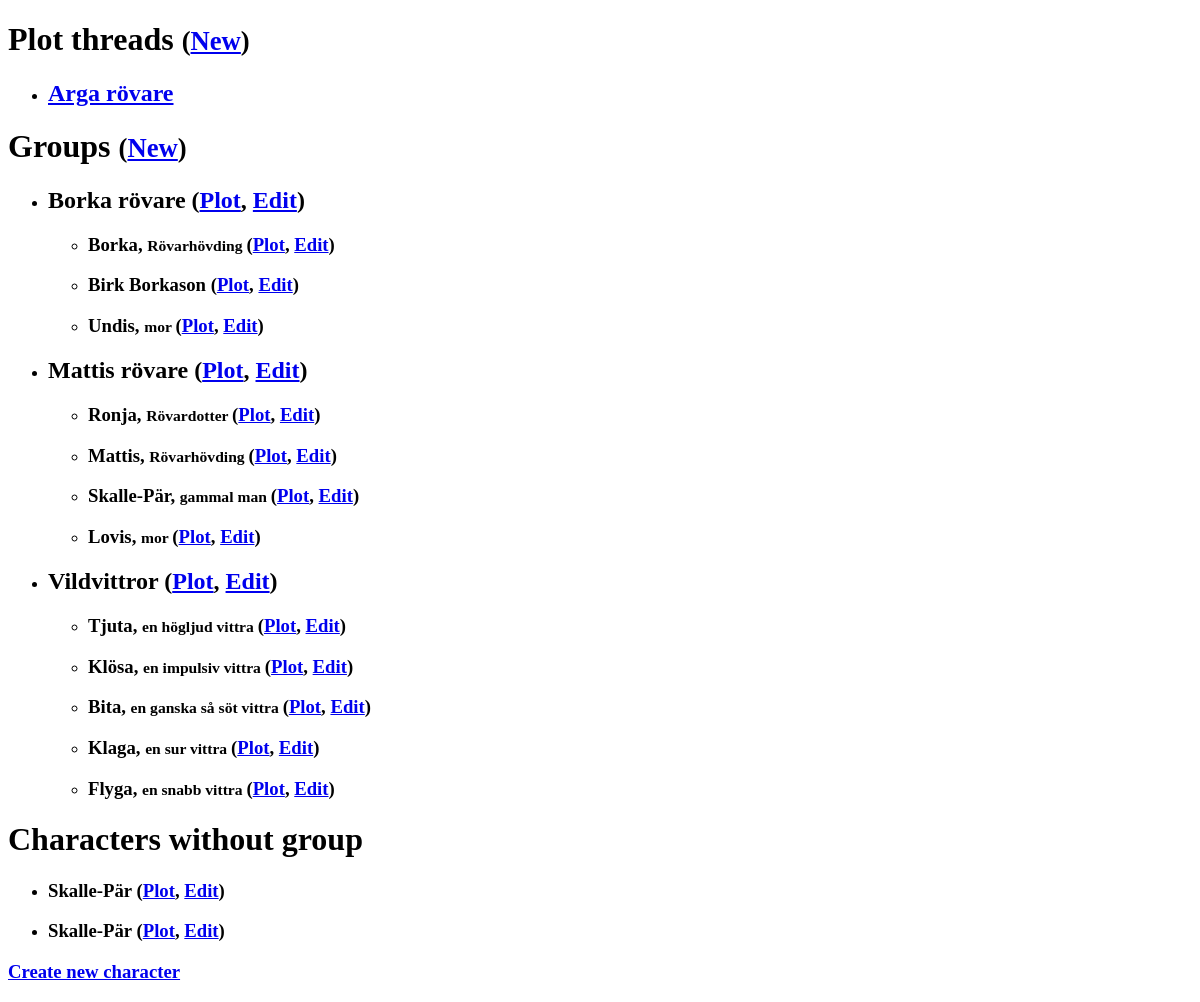
Before: /GM/ with the older database file.
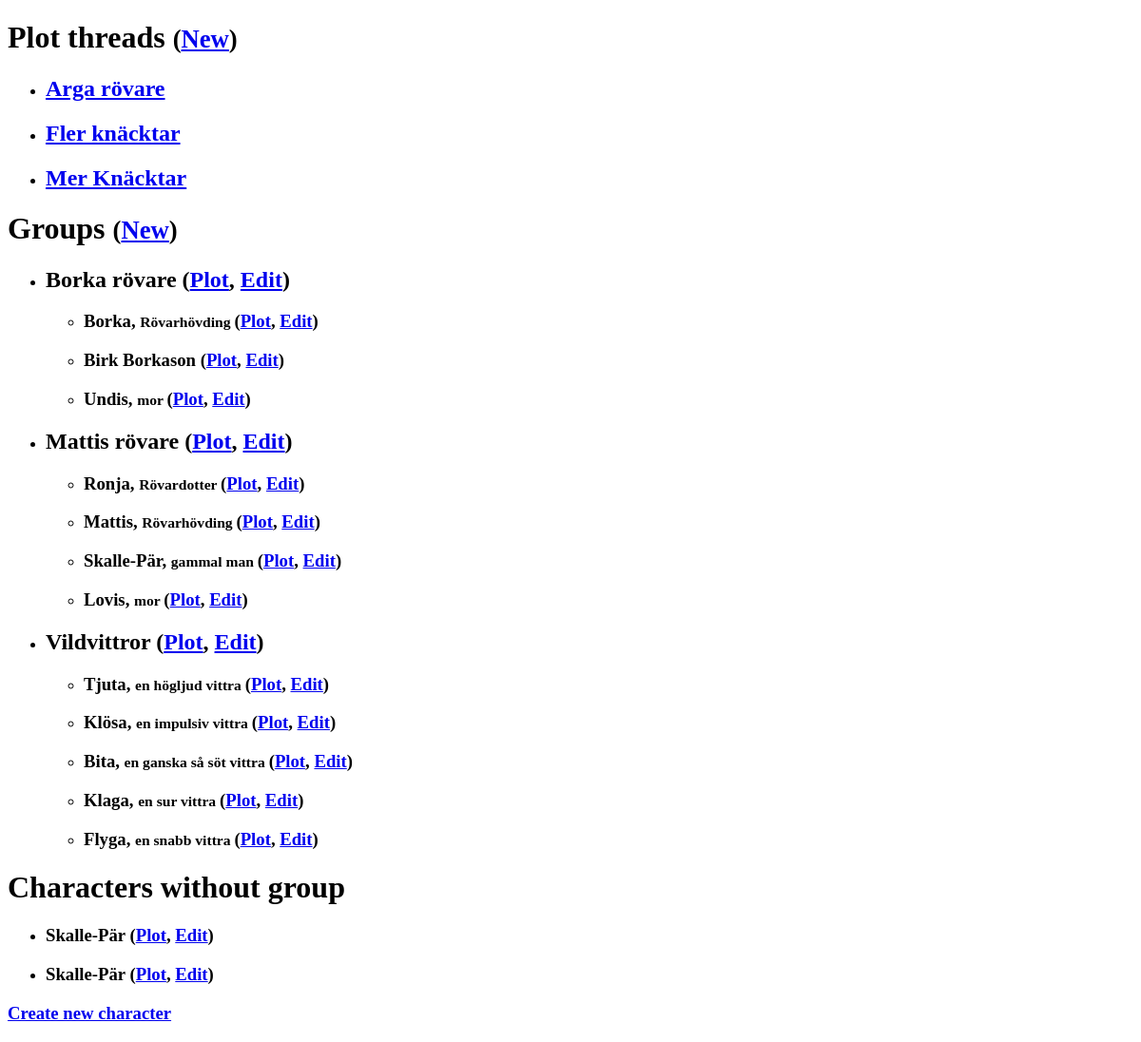
After: the same page with the newer database file.
### plots/models.py (models this page shows, shortened)
class BasicModel(models.Model):
    class Meta:
        abstract = True
    name = models.CharField(max_length=50)

class PlotThread(BasicModel):
    summery = models.TextField(blank=True, default='')
    def no_of_plot_parts(self):
        return self.plot_parts().count()
    no_of_plot_parts.verbose_name = 'number of plot parts'
    plot_is_finished = models.BooleanField(default=False)
    plot_is_finished.verbose_name = "plot thread is finiched"
    def characters(self):
        return Character.objects.filter(plotpice__in=self.plot_parts() )
    characters.help_text = (
         'Characters that have part in the plot line, not including group plots')
    characters.short_description = 'Characters involved'
    def characters_string(self):
        return ',\n '.join([character.name for character in self.characters().all()])
    characters_string.help_text = characters.help_text
    characters_string.short_description = characters.short_description
    characters_string.verbose_name = 'characters'
    def groups(self):
        return Group.objects.filter(plotpice__in=self.plot_parts() )
    groups.help_text = (
        'Groupes that have part in the plot line, not including individual character plots')
    groups.short_description = 'Groupes involved'
    def groups_string(self):
        return ',\n '.join([group.name for group in self.groups().all()])
    groups_string.help_text = groups.help_text
    groups_string.short_description = groups.short_description
    groups_string.verbose_name = 'groups'
    def groups_incl_char(self):
        return Group.objects.filter(
                    models.Q( plotpice__in=self.plot_parts() ) |
                    models.Q( character__in=self.characters() )
               ).distinct()
    groups_incl_char.help_text = (
        'Groupes that have part in the plot line, including individual character plots')
    groups_incl_char.short_description = 'Someone in group is involved'
    groups_incl_char.verbose_name = 'groups incl. personal plots'
    def groups_incl_char_string(self):
        return ',\n '.join([group.name for group in self.groups_incl_char().all()])
    groups_incl_char_string.short_description = groups_incl_char.short_description
    groups_incl_char_string.help_text = groups_incl_char.help_text
    groups_incl_char_string.verbose_name = groups_incl_char.verbose_name

class Group(BasicModel):
    is_open = models.BooleanField('open', default=False)
    is_open.help_text = 'Group is open for self registration by users'
    show_members = models.BooleanField(default=False)
    show_members.help_text = 'Members presentation is made public'
    plot_is_finished = models.BooleanField(default=False)
    plot_is_finished.verbose_name = "group's plot is finiched"
    secret = models.BooleanField(default=True)
    secret.help_text = 'Group is not visible on the web page'
    group_description = models.TextField(blank=True, default='')
    members_presentations = models.TextField(blank=True, default='')
    secret_comments = models.TextField(blank=True, default='')
    def members(self):
        return self.character_set.all()
    def no_of_members(self):
        return self.members().count()
    no_of_members.verbose_name = 'number of members'

class Character(BasicModel):
    user = models.ForeignKey(auth.models.User, null=True, blank=True, default=None )
    def heading(self):
        if self.character_concept == '':
            return self.name
        else:
            return self.name + ', <small> ' +  self.character_concept + ' </small>'
    groups = models.ManyToManyField(
                'Group', null=True, blank=True, through='Membership')
    character_concept = models.CharField(max_length=50, blank=True)
    presentation = models.TextField(blank=True, default='', max_length=500)
    presentation.help_text = (
        'A short pressentation of the character to be read by all players. Can be written by player or Game Master <br><i>Player can read and write.</i>')
    character_description = models.TextField(blank=True, default='', max_length=5000)
    character_description.help_text = (
        'Character description is usually provided by the player but can also be written by Game Master. Do not change a character description written by a player. <br><i>Player can read and write.</i>')
    other_info = models.TextField(blank=True, default='')
    secret_comments = models.TextField(blank=True, default='')
    secret_comments.help_text = '<i>Player can nether read nor write.</i>'
    plot_is_finished = models.BooleanField(default=False)
    plot_is_finished.verbose_name = "character's plot is finiched"
    plot_is_finished.short_description = "plot is finiched"
    def groups_string(self):
        return ', '.join([group.name for group in self.groups.all()])
    groups_string.verbose_name = 'Groups'
    groups_string.short_description = 'Groups'

### plots/GM/views.py (the view)
def index(request):
    return render(request, 'plots/GM_index.html',
              { 'plot_threads': PlotThread.objects.all(),
                'groups': Group.objects.all(),
                'characters': Character.objects.all(),
                'characters_without_group':
                       [character for character
                        in Character.objects.all()
                        if list( character.membership_set.all() )==[] ]     } )

### plots/templates/plots/GM_index.html
<!DOCTYPE html>
<h1> Plot threads <small>(<a href="{% url 'GM:new_plot_thread' %}">New</a>)</small></h1>
{% if plot_threads %}
    <ul>
    {% for plot_thread in plot_threads %}
        <li>
        <h2> <a href="{% url 'GM:plot_thread' plot_thread.id %}">
        {{ plot_thread.name }} </a> </h2>
        </li>
    {% endfor %}
    </ul>
{% else %}
    <p>There are no plot threads yet.</p>
{% endif %}
<h1> Groups <small>(<a href="{% url 'GM:new_group' %}">New</a>)</small> </h1>
{% if groups %}
    <ul>
    {% for group in groups %}
        <li>
        <h2>
        {{ group.name }}
        (<a href="{% url 'GM:group_plot' group.id %}">Plot</a>,
         <a href="{% url 'GM:group' group.id %}">Edit</a>)
        </h2>
        <ul>
        {% for character in group.character_set.all %}
            <li>
            <h3>
            {{ character.heading|safe }}
            (<a href="{% url 'GM:personal_plot' character.id %}">Plot</a>,
             <a href="{% url 'GM:character' character.id %}">Edit</a>)
            </h3>
            </li>
        {% endfor %}
        </ul>
        </li>
    {% endfor %}
    </ul>
{% else %}
    <p>There are no plot groups yet.</p>
{% endif %}
<h1> Characters without group </h1>
{% if characters_without_group %}
    <ul>
    {% for character in characters_without_group %}
        <li>
        <h3>
        {{ character.heading|safe }}
        (<a href="{% url 'GM:personal_plot' character.id %}">Plot</a>,
         <a href="{% url 'GM:character' character.id %}">Edit</a>)
        </h3>
        </li>
    {% endfor %}
    </ul>
{% else %}
    <p> There are no such characters </p>
{% endif %}
<h3>
<a href="{% url 'GM:new_character' %}">Create new character</a>
</h3>

Changed rows visible on the page:
added PlotThread: name "Fler knäcktar"
added PlotThread: name "Mer Knäcktar"
